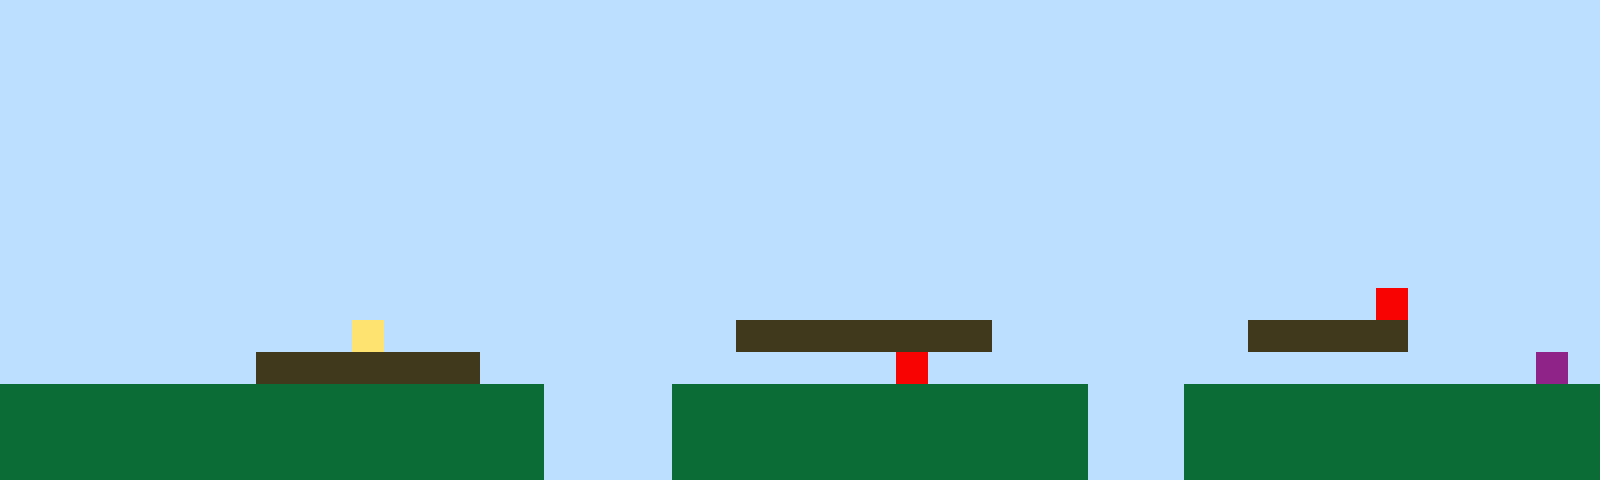

Tiled map render using the project's own tile images. Description and the whole map definition, tile-layer contents included, below:
An orthogonal 50x15 tile map with 32x32 px tiles, 1 tile layer (Tile Layer 1).

<map version="1.10" tiledversion="1.11.2" orientation="orthogonal" renderorder="right-up" width="50" height="15" tilewidth="32" tileheight="32" infinite="0" nextlayerid="2" nextobjectid="1"><editorsettings><export target="map1.csv" format="csv" /></editorsettings><tileset firstgid="1" name="sprites" tilewidth="32" tileheight="32" tilecount="6" columns="3"><image source="sprites.png" width="96" height="64" /></tileset><layer id="1" name="Tile Layer 1" width="50" height="15"><data encoding="csv">1,1,1,1,1,1,1,1,1,1,1,1,1,1,1,1,1,1,1,1,1,1,1,1,1,1,1,1,1,1,1,1,1,1,1,1,1,1,1,1,1,1,1,1,1,1,1,1,1,1,1,1,1,1,1,1,1,1,1,1,1,1,1,1,1,1,1,1,1,1,1,1,1,1,1,1,1,1,1,1,1,1,1,1,1,1,1,1,1,1,1,1,1,1,1,1,1,1,1,1,1,1,1,1,1,1,1,1,1,1,1,1,1,1,1,1,1,1,1,1,1,1,1,1,1,1,1,1,1,1,1,1,1,1,1,1,1,1,1,1,1,1,1,1,1,1,1,1,1,1,1,1,1,1,1,1,1,1,1,1,1,1,1,1,1,1,1,1,1,1,1,1,1,1,1,1,1,1,1,1,1,1,1,1,1,1,1,1,1,1,1,1,1,1,1,1,1,1,1,1,1,1,1,1,1,1,1,1,1,1,1,1,1,1,1,1,1,1,1,1,1,1,1,1,1,1,1,1,1,1,1,1,1,1,1,1,1,1,1,1,1,1,1,1,1,1,1,1,1,1,1,1,1,1,1,1,1,1,1,1,1,1,1,1,1,1,1,1,1,1,1,1,1,1,1,1,1,1,1,1,1,1,1,1,1,1,1,1,1,1,1,1,1,1,1,1,1,1,1,1,1,1,1,1,1,1,1,1,1,1,1,1,1,1,1,1,1,1,1,1,1,1,1,1,1,1,1,1,1,1,1,1,1,1,1,1,1,1,1,1,1,1,1,1,1,1,1,1,1,1,1,1,1,1,1,1,1,1,1,1,1,1,1,1,1,1,1,1,1,1,1,1,1,1,1,1,1,1,1,1,1,1,1,1,1,1,1,1,1,1,1,1,1,1,1,1,1,1,1,1,1,1,1,1,1,1,1,1,1,1,1,1,1,1,1,1,1,1,1,1,1,1,1,1,1,1,1,1,1,1,1,1,1,1,1,1,1,1,1,1,1,1,1,1,1,1,1,1,1,1,1,1,1,1,1,1,1,1,1,1,1,1,1,1,1,1,1,1,1,1,1,1,1,1,1,1,1,1,1,1,1,1,1,1,1,1,1,1,1,1,1,1,1,5,1,1,1,1,1,1,1,1,1,1,1,1,1,1,1,1,1,4,1,1,1,1,1,1,1,1,1,1,1,3,3,3,3,3,3,3,3,1,1,1,1,1,1,1,1,3,3,3,3,3,1,1,1,1,1,1,1,1,1,1,1,1,1,1,3,3,3,3,3,3,3,1,1,1,1,1,1,1,1,1,1,1,1,1,5,1,1,1,1,1,1,1,1,1,1,1,1,1,1,1,1,1,1,1,6,1,2,2,2,2,2,2,2,2,2,2,2,2,2,2,2,2,2,1,1,1,1,2,2,2,2,2,2,2,2,2,2,2,2,2,1,1,1,2,2,2,2,2,2,2,2,2,2,2,2,2,2,2,2,2,2,2,2,2,2,2,2,2,2,2,2,2,2,1,1,1,1,2,2,2,2,2,2,2,2,2,2,2,2,2,1,1,1,2,2,2,2,2,2,2,2,2,2,2,2,2,2,2,2,2,2,2,2,2,2,2,2,2,2,2,2,2,2,1,1,1,1,2,2,2,2,2,2,2,2,2,2,2,2,2,1,1,1,2,2,2,2,2,2,2,2,2,2,2,2,2</data></layer></map>
